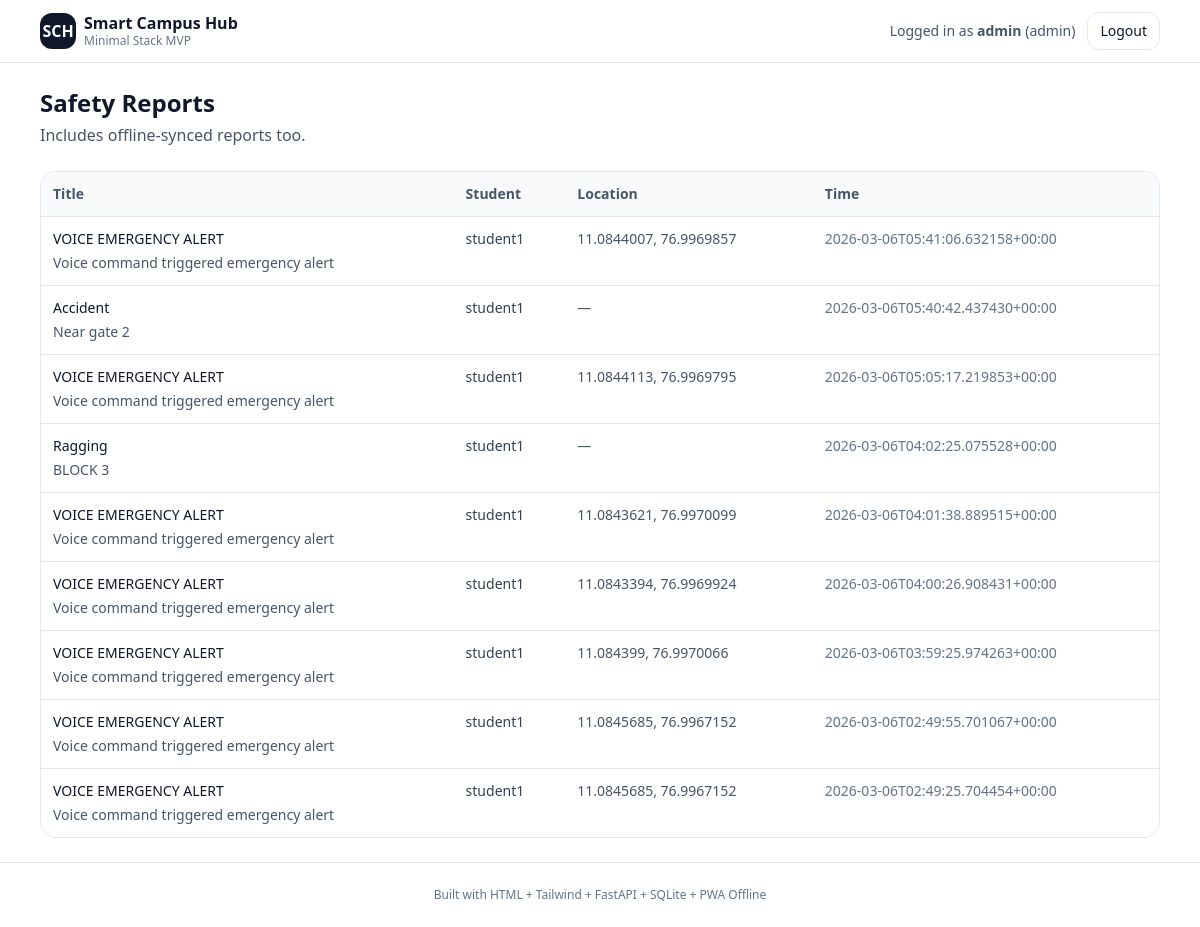
The page /admin/reports (signed in) on the database its author committed.
### tables this page shows
CREATE TABLE safety_reports (
          id INTEGER PRIMARY KEY AUTOINCREMENT,
          student_username TEXT NOT NULL,
          title TEXT NOT NULL,
          details TEXT NOT NULL,
          lat REAL,
          lng REAL,
          created_iso TEXT NOT NULL,
          status TEXT NOT NULL DEFAULT 'NEW'
        );

### main.py (the view)
@app.get("/admin/reports")
def admin_reports(request: Request):
    u = require_role(request, "admin")
    reports = db.list_reports()
    return templates.TemplateResponse(
        "admin_reports.html",
        {"request": request, "user": u, "reports": reports}
    )

### templates/admin_reports.html (shortened to what this page needs)
{% extends "layout.html" %}
{% block content %}
<h1 class="text-2xl font-semibold">Safety Reports</h1>
<p class="text-slate-600 mt-1">Includes offline-synced reports too.</p>
<div class="mt-6 rounded-2xl border overflow-hidden">
  <table class="w-full text-sm">
    <thead class="bg-slate-50 text-slate-600">
      <tr>
        <th class="p-3 text-left">Title</th>
        <th class="p-3 text-left">Student</th>
        <th class="p-3 text-left">Location</th>
        <th class="p-3 text-left">Time</th>
      </tr>
    </thead>
    <tbody>
      {% for r in reports %}
      <tr class="border-t align-top">
        <td class="p-3">
          <div class="font-medium">{{ r.title }}</div>
          <div class="text-slate-600 mt-1">{{ r.details }}</div>
        </td>
        <td class="p-3 text-slate-700">{{ r.student_username }}</td>
        <td class="p-3 text-slate-600">
          {% if r.lat and r.lng %}
            {{ r.lat }}, {{ r.lng }}
          {% else %}
            —
          {% endif %}
        </td>
        <td class="p-3 text-slate-500">{{ r.created_iso }}</td>
      </tr>
      {% endfor %}
    </tbody>
  </table>
</div>
{% endblock %}

### rows shown on the page
safety_reports: title "VOICE EMERGENCY ALERT", details "Voice command triggered emergency alert", student_username "student1", lat "11.0844007", lng "76.9969857", created_iso "2026-03-06T05:41:06.632158+00:00"
safety_reports: title "Accident", details "Near gate 2", student_username "student1", created_iso "2026-03-06T05:40:42.437430+00:00"
safety_reports: title "VOICE EMERGENCY ALERT", details "Voice command triggered emergency alert", student_username "student1", lat "11.0844113", lng "76.9969795", created_iso "2026-03-06T05:05:17.219853+00:00"
safety_reports: title "Ragging", details "BLOCK 3", student_username "student1", created_iso "2026-03-06T04:02:25.075528+00:00"
safety_reports: title "VOICE EMERGENCY ALERT", details "Voice command triggered emergency alert", student_username "student1", lat "11.0843621", lng "76.9970099", created_iso "2026-03-06T04:01:38.889515+00:00"
safety_reports: title "VOICE EMERGENCY ALERT", details "Voice command triggered emergency alert", student_username "student1", lat "11.0843394", lng "76.9969924", created_iso "2026-03-06T04:00:26.908431+00:00"
safety_reports: title "VOICE EMERGENCY ALERT", details "Voice command triggered emergency alert", student_username "student1", lat "11.084399", lng "76.9970066", created_iso "2026-03-06T03:59:25.974263+00:00"
safety_reports: title "VOICE EMERGENCY ALERT", details "Voice command triggered emergency alert", student_username "student1", lat "11.0845685", lng "76.9967152", created_iso "2026-03-06T02:49:55.701067+00:00"
safety_reports: title "VOICE EMERGENCY ALERT", details "Voice command triggered emergency alert", student_username "student1", lat "11.0845685", lng "76.9967152", created_iso "2026-03-06T02:49:25.704454+00:00"

### other values the page prints
{{ user.username }} "admin"
{{ user.role }} "admin"
